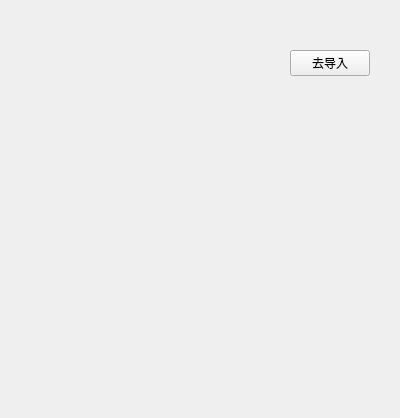
<?xml version="1.0" encoding="UTF-8"?>
<ui version="4.0">
 <class>Form</class>
 <widget class="QWidget" name="Form">
  <property name="geometry">
   <rect>
    <x>0</x>
    <y>0</y>
    <width>400</width>
    <height>418</height>
   </rect>
  </property>
  <property name="windowTitle">
   <string>Form</string>
  </property>
  <layout class="QHBoxLayout" name="horizontalLayout_2">
   <property name="leftMargin">
    <number>10</number>
   </property>
   <property name="topMargin">
    <number>50</number>
   </property>
   <property name="rightMargin">
    <number>10</number>
   </property>
   <property name="bottomMargin">
    <number>20</number>
   </property>
   <item>
    <layout class="QVBoxLayout" name="verticalLayout">
     <item>
      <layout class="QHBoxLayout" name="horizontalLayout">
       <item>
        <spacer name="horizontalSpacer">
         <property name="orientation">
          <enum>Qt::Horizontal</enum>
         </property>
         <property name="sizeHint" stdset="0">
          <size>
           <width>40</width>
           <height>20</height>
          </size>
         </property>
        </spacer>
       </item>
       <item>
        <widget class="PrimaryPushButton" name="importMessage">
         <property name="text">
          <string>去导入</string>
         </property>
        </widget>
       </item>
       <item>
        <spacer name="horizontalSpacer_2">
         <property name="orientation">
          <enum>Qt::Horizontal</enum>
         </property>
         <property name="sizeType">
          <enum>QSizePolicy::Fixed</enum>
         </property>
         <property name="sizeHint" stdset="0">
          <size>
           <width>20</width>
           <height>20</height>
          </size>
         </property>
        </spacer>
       </item>
      </layout>
     </item>
     <item>
      <widget class="ScrollArea" name="ScrollArea">
       <property name="styleSheet">
        <string notr="true">border:none;</string>
       </property>
       <property name="widgetResizable">
        <bool>true</bool>
       </property>
       <widget class="QWidget" name="scrollAreaWidgetContents">
        <property name="geometry">
         <rect>
          <x>0</x>
          <y>0</y>
          <width>378</width>
          <height>306</height>
         </rect>
        </property>
        <layout class="QVBoxLayout" name="verticalLayout_2"/>
       </widget>
      </widget>
     </item>
    </layout>
   </item>
  </layout>
 </widget>
 <customwidgets>
  <customwidget>
   <class>PushButton</class>
   <extends>QPushButton</extends>
   <header>qfluentwidgets</header>
  </customwidget>
  <customwidget>
   <class>PrimaryPushButton</class>
   <extends>PushButton</extends>
   <header>qfluentwidgets</header>
  </customwidget>
  <customwidget>
   <class>ScrollArea</class>
   <extends>QScrollArea</extends>
   <header>qfluentwidgets</header>
   <container>1</container>
  </customwidget>
 </customwidgets>
 <resources/>
 <connections/>
</ui>
